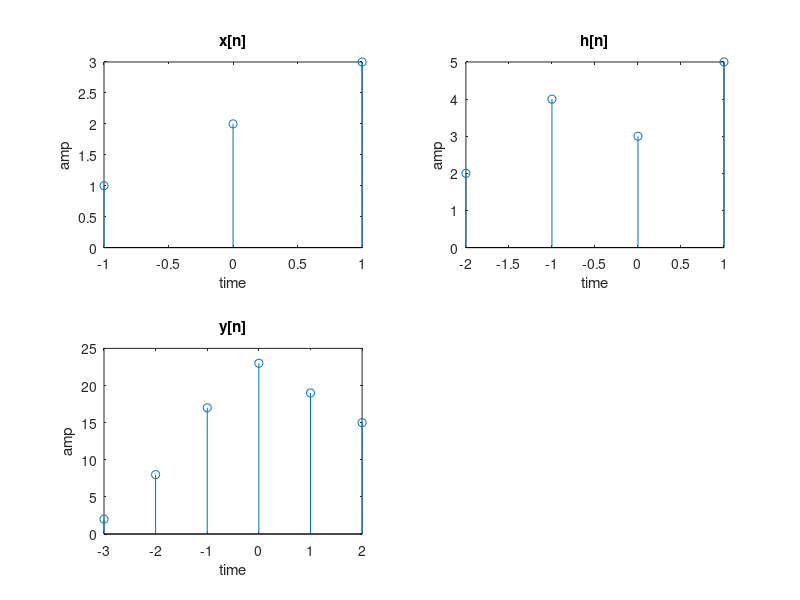

Write MATLAB code to recreate this figure.
%Linear Convolution Program on Predefind Data%
clc;
clear all;
n=-1:1;% this is done to denote the position of the sample at n=0(in this case the sample strength will be 2 at n=0)
x=[1,2,3]; %Input sequence
subplot(2,2,1);
grid on
stem(n,x);
xlabel('time');
ylabel('amp');
title('x[n]');

n=-2:1;% this is done to denote the position of the sample at n=0(in this case the sample strength will be 3 at n=0)
h=[2,4,3,5]; %Impulse response sequence
subplot(2,2,2);
grid on
stem(n,h);
xlabel('time');
ylabel('amp');
title('h[n]');

y=conv(x,h)
n=-3:2; %Determining the position of the zeroth sample in linear convoluted signal using-> req. pos=(L+M-1) where L and M are the starting position of the input and impulse response sequence(here -1-2=-3)
subplot(2,2,3);
stem(n,y);
xlabel('time');
ylabel('amp');
title('y[n]');
